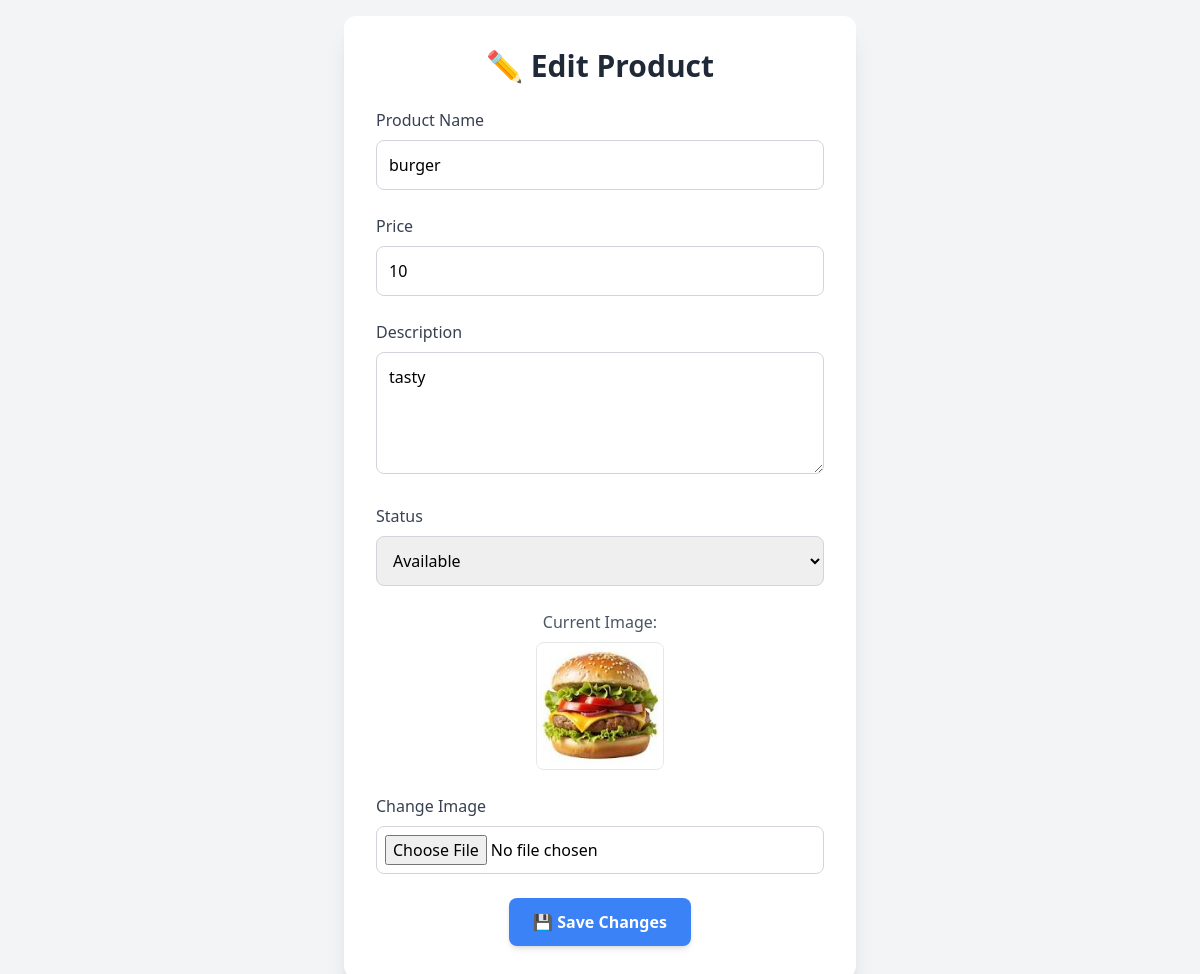
The page /editproduct/7/ on the database its author committed.
### foodshopapp/models.py (models this page shows)
class product(models.Model):
    name=models.CharField(max_length=100,null=True,blank=True)
    price=models.IntegerField(null=True,blank=True)
    quantity=models.IntegerField(null=True,blank=True)
    image=models.FileField(upload_to='image/',null=True,blank=True)
    description=models.TextField(max_length=1000,null=True,blank=True)
    STATUS_CHOICES = [
        ('Available', 'Available'),
        ('Unavailable', 'Unavailable'),
        ('Coming Soon', 'Coming Soon'),
    ]
    status=models.CharField(max_length=20,choices=STATUS_CHOICES,null=True,blank=True)

### foodshopapp/views.py (the view, shortened to what this page needs)
# urls.py: path('editproduct/<int:id>/', views.editproduct, name='editproduct'),
def editproduct(request, id):
    item = models.product.objects.get(id=id)
    return render(request, 'editproduct.html', {'product': item})

### foodshopapp/templates/editproduct.html (shortened to what this page needs)
{% load static %}
<!DOCTYPE html>
<html lang="en">
<head>
    <script src="https://cdn.tailwindcss.com"></script>
</head>
<body class="bg-gray-100 min-h-screen flex items-center justify-center p-4">
    <div class="bg-white shadow-xl rounded-xl p-8 w-full max-w-lg fade-in">
        <h1 class="text-3xl font-bold text-gray-800 mb-6 text-center">✏️ Edit Product</h1>
        <form method="POST" enctype="multipart/form-data" class="space-y-6">
            <div>
                <label class="block text-gray-700 font-medium mb-2">Product Name</label>
                <input type="text" name="name" value="{{ product.name }}"
                    class="w-full p-3 border border-gray-300 rounded-lg focus:ring-2 focus:ring-blue-400 focus:outline-none" required>
            </div>
            <div>
                <label class="block text-gray-700 font-medium mb-2">Price</label>
                <input type="number" name="price" value="{{ product.price }}"
                    class="w-full p-3 border border-gray-300 rounded-lg focus:ring-2 focus:ring-blue-400 focus:outline-none" required>
            </div>
            <div>
                <label class="block text-gray-700 font-medium mb-2">Description</label>
                <textarea name="description" rows="4"
                    class="w-full p-3 border border-gray-300 rounded-lg focus:ring-2 focus:ring-blue-400 focus:outline-none">{{ product.description }}</textarea>
            </div>
            <div>
                <label class="block text-gray-700 font-medium mb-2">Status</label>
                <select name="status"
                    class="w-full p-3 border border-gray-300 rounded-lg focus:ring-2 focus:ring-blue-400 focus:outline-none">
                    {% for value, label in product.STATUS_CHOICES %}
                        <option value="{{ value }}" {% if product.status == value %}selected{% endif %}>{{ label }}</option>
                    {% endfor %}
                </select>
            </div>
            {% if product.image %}
            <div class="text-center">
                <p class="text-gray-600 mb-2">Current Image:</p>
                <img src="{{ product.image.url }}" alt="Product Image"
                    class="w-32 h-32 object-contain mx-auto border rounded-lg hover-scale">
            </div>
            {% endif %}
            <div>
                <label class="block text-gray-700 font-medium mb-2">Change Image</label>
                <input type="file" name="image"
                    class="w-full p-2 border border-gray-300 rounded-lg focus:ring-2 focus:ring-blue-400 focus:outline-none">
            </div>
            <div class="text-center">
                <button type="submit"
                    class="px-6 py-3 bg-blue-500 text-white font-semibold rounded-lg shadow-md hover:bg-blue-600 focus:outline-none focus:ring-2 focus:ring-blue-300 transition duration-300">
                    💾 Save Changes
                </button>
            </div>
        </form>
    </div>
</body>
</html>

### foodshopapp/templates/editproduct.html (style rules this page uses)
.fade-in { animation: fadeIn 0.6s ease-in-out; }

### rows shown on the page
product: name "burger", price "10", description "tasty", status "Available", image (picture)
